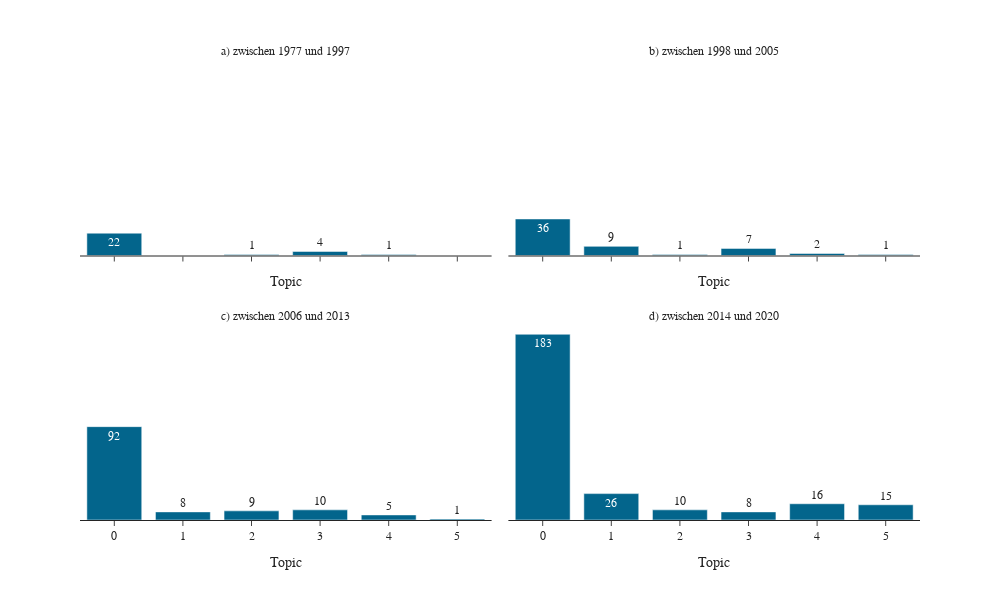

This figure's notebook cell:
### Code cell
tm_dist_period(nmf_df)

### Figure 1 — Plotly figure (JSON) as saved in the notebook; plotly's stock layout.template omitted (floating-point values rounded to 4 significant figures)
{"data": [{"alignmentgroup": "True", "hovertemplate": "Period=a) zwischen 1977 und 1997<br>x=%{x}<br>Count=%{text}<extra></extra>", "legendgroup": "", "marker": {"color": "#03658C", "pattern": {"shape": ""}}, "name": "", "offsetgroup": "", "orientation": "v", "showlegend": false, "text": [22, 1, 4, 1], "textposition": "auto", "type": "bar", "x": [0, 2, 3, 4], "xaxis": "x3", "y": [22, 1, 4, 1], "yaxis": "y3"}, {"alignmentgroup": "True", "hovertemplate": "Period=b) zwischen 1998 und 2005<br>x=%{x}<br>Count=%{text}<extra></extra>", "legendgroup": "", "marker": {"color": "#03658C", "pattern": {"shape": ""}}, "name": "", "offsetgroup": "", "orientation": "v", "showlegend": false, "text": [36, 9, 1, 7, 2, 1], "textposition": "auto", "type": "bar", "x": [0, 1, 2, 3, 4, 5], "xaxis": "x4", "y": [36, 9, 1, 7, 2, 1], "yaxis": "y4"}, {"alignmentgroup": "True", "hovertemplate": "Period=c) zwischen 2006 und 2013<br>x=%{x}<br>Count=%{text}<extra></extra>", "legendgroup": "", "marker": {"color": "#03658C", "pattern": {"shape": ""}}, "name": "", "offsetgroup": "", "orientation": "v", "showlegend": false, "text": [92, 8, 9, 10, 5, 1], "textposition": "auto", "type": "bar", "x": [0, 1, 2, 3, 4, 5], "xaxis": "x", "y": [92, 8, 9, 10, 5, 1], "yaxis": "y"}, {"alignmentgroup": "True", "hovertemplate": "Period=d) zwischen 2014 und 2020<br>x=%{x}<br>Count=%{text}<extra></extra>", "legendgroup": "", "marker": {"color": "#03658C", "pattern": {"shape": ""}}, "name": "", "offsetgroup": "", "orientation": "v", "showlegend": false, "text": [183, 26, 10, 8, 16, 15], "textposition": "auto", "type": "bar", "x": [0, 1, 2, 3, 4, 5], "xaxis": "x2", "y": [183, 26, 10, 8, 16, 15], "yaxis": "y2"}], "layout": {"annotations": [{"font": {}, "showarrow": false, "text": "c) zwischen 2006 und 2013", "x": 0.245, "xanchor": "center", "xref": "paper", "y": 0.425, "yanchor": "bottom", "yref": "paper"}, {"font": {}, "showarrow": false, "text": "d) zwischen 2014 und 2020", "x": 0.755, "xanchor": "center", "xref": "paper", "y": 0.425, "yanchor": "bottom", "yref": "paper"}, {"font": {}, "showarrow": false, "text": "a) zwischen 1977 und 1997", "x": 0.245, "xanchor": "center", "xref": "paper", "y": 1, "yanchor": "bottom", "yref": "paper"}, {"font": {}, "showarrow": false, "text": "b) zwischen 1998 und 2005", "x": 0.755, "xanchor": "center", "xref": "paper", "y": 1, "yanchor": "bottom", "yref": "paper"}], "barmode": "relative", "font": {"family": "Times New Roman", "size": 12}, "height": 600, "legend": {"tracegroupgap": 0}, "margin": {"t": 60}, "width": 1000, "xaxis": {"anchor": "y", "categoryorder": "category ascending", "domain": [0, 0.49], "title": {"text": "Topic"}}, "xaxis2": {"anchor": "y2", "domain": [0.51, 1], "matches": "x", "title": {"text": "Topic"}}, "xaxis3": {"anchor": "y3", "domain": [0, 0.49], "matches": "x", "showticklabels": false, "title": {"text": "Topic"}}, "xaxis4": {"anchor": "y4", "domain": [0.51, 1], "matches": "x", "showticklabels": false, "title": {"text": "Topic"}}, "yaxis": {"anchor": "x", "domain": [0, 0.425], "title": {"text": ""}, "visible": false}, "yaxis2": {"anchor": "x2", "domain": [0, 0.425], "matches": "y", "showticklabels": false, "title": {"text": ""}, "visible": false}, "yaxis3": {"anchor": "x3", "domain": [0.575, 1], "matches": "y", "title": {"text": ""}, "visible": false}, "yaxis4": {"anchor": "x4", "domain": [0.575, 1], "matches": "y", "showticklabels": false, "title": {"text": ""}, "visible": false}}}
